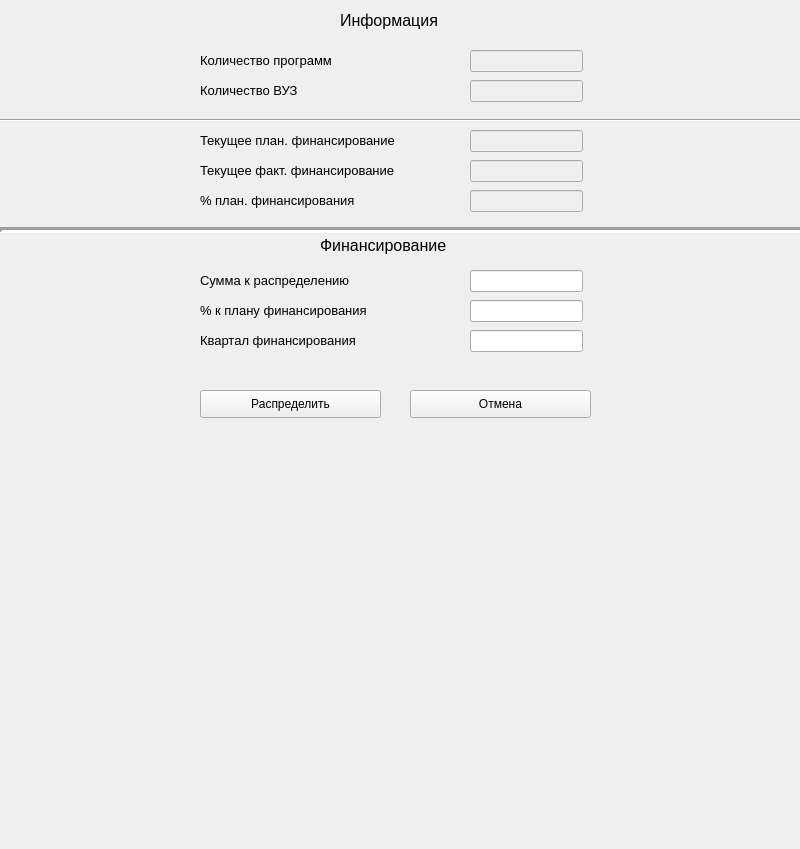
<?xml version="1.0" encoding="UTF-8"?>
<ui version="4.0">
 <class>MainWindow</class>
 <widget class="QMainWindow" name="MainWindow">
  <property name="geometry">
   <rect>
    <x>0</x>
    <y>0</y>
    <width>800</width>
    <height>849</height>
   </rect>
  </property>
  <property name="windowTitle">
   <string>Финансирование</string>
  </property>
  <widget class="QWidget" name="centralwidget">
   <widget class="QLabel" name="label">
    <property name="geometry">
     <rect>
      <x>200</x>
      <y>50</y>
      <width>271</width>
      <height>21</height>
     </rect>
    </property>
    <property name="font">
     <font>
      <pointsize>10</pointsize>
     </font>
    </property>
    <property name="text">
     <string>Количество программ</string>
    </property>
   </widget>
   <widget class="QLineEdit" name="n_prog">
    <property name="enabled">
     <bool>false</bool>
    </property>
    <property name="geometry">
     <rect>
      <x>470</x>
      <y>50</y>
      <width>113</width>
      <height>22</height>
     </rect>
    </property>
   </widget>
   <widget class="QLabel" name="label_2">
    <property name="geometry">
     <rect>
      <x>200</x>
      <y>80</y>
      <width>271</width>
      <height>21</height>
     </rect>
    </property>
    <property name="font">
     <font>
      <pointsize>10</pointsize>
     </font>
    </property>
    <property name="text">
     <string>Количество ВУЗ</string>
    </property>
   </widget>
   <widget class="QLineEdit" name="n_vuz">
    <property name="enabled">
     <bool>false</bool>
    </property>
    <property name="geometry">
     <rect>
      <x>470</x>
      <y>80</y>
      <width>113</width>
      <height>22</height>
     </rect>
    </property>
   </widget>
   <widget class="QLabel" name="label_3">
    <property name="geometry">
     <rect>
      <x>200</x>
      <y>160</y>
      <width>261</width>
      <height>21</height>
     </rect>
    </property>
    <property name="font">
     <font>
      <pointsize>10</pointsize>
     </font>
    </property>
    <property name="text">
     <string>Текущее факт. финансирование</string>
    </property>
   </widget>
   <widget class="QLineEdit" name="now_fact_fin">
    <property name="enabled">
     <bool>false</bool>
    </property>
    <property name="geometry">
     <rect>
      <x>470</x>
      <y>160</y>
      <width>113</width>
      <height>22</height>
     </rect>
    </property>
    <property name="text">
     <string/>
    </property>
   </widget>
   <widget class="QLabel" name="label_4">
    <property name="geometry">
     <rect>
      <x>200</x>
      <y>130</y>
      <width>261</width>
      <height>21</height>
     </rect>
    </property>
    <property name="font">
     <font>
      <pointsize>10</pointsize>
     </font>
    </property>
    <property name="text">
     <string>Текущее план. финансирование</string>
    </property>
   </widget>
   <widget class="QLineEdit" name="now_plaf_fin">
    <property name="enabled">
     <bool>false</bool>
    </property>
    <property name="geometry">
     <rect>
      <x>470</x>
      <y>130</y>
      <width>113</width>
      <height>22</height>
     </rect>
    </property>
    <property name="text">
     <string/>
    </property>
   </widget>
   <widget class="QLabel" name="label_6">
    <property name="geometry">
     <rect>
      <x>200</x>
      <y>190</y>
      <width>261</width>
      <height>21</height>
     </rect>
    </property>
    <property name="font">
     <font>
      <pointsize>10</pointsize>
     </font>
    </property>
    <property name="text">
     <string>% план. финансирования</string>
    </property>
   </widget>
   <widget class="QLineEdit" name="proc_fact_fin">
    <property name="enabled">
     <bool>false</bool>
    </property>
    <property name="geometry">
     <rect>
      <x>470</x>
      <y>190</y>
      <width>113</width>
      <height>22</height>
     </rect>
    </property>
    <property name="text">
     <string/>
    </property>
   </widget>
   <widget class="Line" name="line">
    <property name="geometry">
     <rect>
      <x>0</x>
      <y>220</y>
      <width>821</width>
      <height>20</height>
     </rect>
    </property>
    <property name="lineWidth">
     <number>3</number>
    </property>
    <property name="orientation">
     <enum>Qt::Horizontal</enum>
    </property>
   </widget>
   <widget class="QLabel" name="label_5">
    <property name="geometry">
     <rect>
      <x>200</x>
      <y>270</y>
      <width>241</width>
      <height>21</height>
     </rect>
    </property>
    <property name="font">
     <font>
      <pointsize>10</pointsize>
     </font>
    </property>
    <property name="text">
     <string>Сумма к распределению</string>
    </property>
   </widget>
   <widget class="QLineEdit" name="summ_raspred">
    <property name="geometry">
     <rect>
      <x>470</x>
      <y>270</y>
      <width>113</width>
      <height>22</height>
     </rect>
    </property>
   </widget>
   <widget class="QLineEdit" name="proc_raspred">
    <property name="geometry">
     <rect>
      <x>470</x>
      <y>300</y>
      <width>113</width>
      <height>22</height>
     </rect>
    </property>
    <property name="text">
     <string/>
    </property>
   </widget>
   <widget class="QLabel" name="label_7">
    <property name="geometry">
     <rect>
      <x>200</x>
      <y>300</y>
      <width>241</width>
      <height>21</height>
     </rect>
    </property>
    <property name="font">
     <font>
      <pointsize>10</pointsize>
     </font>
    </property>
    <property name="text">
     <string>% к плану финансирования</string>
    </property>
   </widget>
   <widget class="QLineEdit" name="quartal_fin">
    <property name="geometry">
     <rect>
      <x>470</x>
      <y>330</y>
      <width>113</width>
      <height>22</height>
     </rect>
    </property>
   </widget>
   <widget class="QLabel" name="label_8">
    <property name="geometry">
     <rect>
      <x>200</x>
      <y>330</y>
      <width>241</width>
      <height>21</height>
     </rect>
    </property>
    <property name="font">
     <font>
      <pointsize>10</pointsize>
     </font>
    </property>
    <property name="text">
     <string>Квартал финансирования</string>
    </property>
   </widget>
   <widget class="Line" name="line_2">
    <property name="geometry">
     <rect>
      <x>-10</x>
      <y>110</y>
      <width>821</width>
      <height>20</height>
     </rect>
    </property>
    <property name="orientation">
     <enum>Qt::Horizontal</enum>
    </property>
   </widget>
   <widget class="QLabel" name="label_9">
    <property name="geometry">
     <rect>
      <x>340</x>
      <y>5</y>
      <width>131</width>
      <height>31</height>
     </rect>
    </property>
    <property name="font">
     <font>
      <pointsize>12</pointsize>
     </font>
    </property>
    <property name="text">
     <string>Информация</string>
    </property>
   </widget>
   <widget class="QLabel" name="label_10">
    <property name="geometry">
     <rect>
      <x>320</x>
      <y>230</y>
      <width>171</width>
      <height>31</height>
     </rect>
    </property>
    <property name="font">
     <font>
      <pointsize>12</pointsize>
     </font>
    </property>
    <property name="text">
     <string>Финансирование</string>
    </property>
   </widget>
   <widget class="QPushButton" name="pushButton">
    <property name="geometry">
     <rect>
      <x>200</x>
      <y>390</y>
      <width>181</width>
      <height>28</height>
     </rect>
    </property>
    <property name="text">
     <string>Распределить</string>
    </property>
   </widget>
   <widget class="QPushButton" name="pushButton_2">
    <property name="geometry">
     <rect>
      <x>410</x>
      <y>390</y>
      <width>181</width>
      <height>28</height>
     </rect>
    </property>
    <property name="text">
     <string>Отмена</string>
    </property>
   </widget>
  </widget>
 </widget>
 <resources/>
 <connections/>
</ui>
